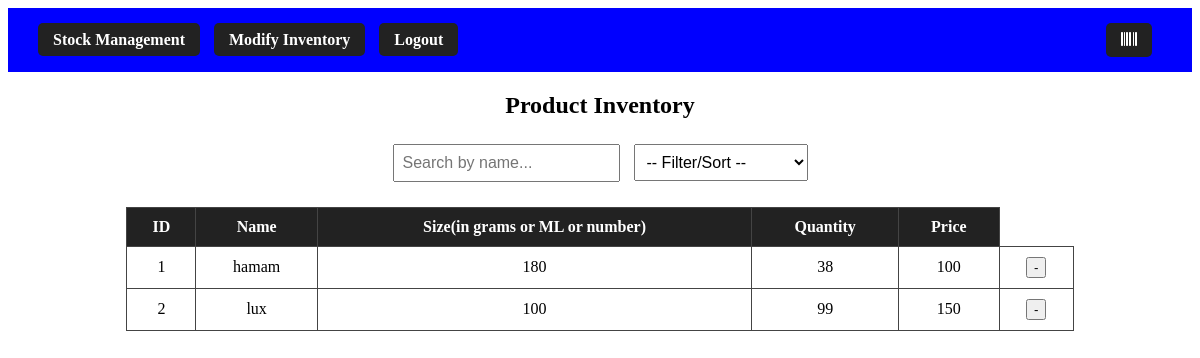
Page /products (signed in) on the committed database.
### tables this page shows
CREATE TABLE products (
    pid INTEGER PRIMARY KEY AUTOINCREMENT,
    pname TEXT NOT NULL,
    category TEXT,
    size INTEGER,
    qty INTEGER NOT NULL,
    minqty INTEGER NOT NULL,
    price INTEGER NOT NULL,
    barcode INTEGER
);

### app.py (the view)
@app.route('/products')
def dashboard():
    if 'user' not in session:
        return redirect('/')
    products = get_all_products()
    return render_template('products.html', products=products)

### db_utils.py (called while the page is built)
def get_all_products():
    try:
        con = sqlite3.connect("inventory.db")
        cursor = con.cursor()
        cursor.execute("SELECT * FROM products")
        records = cursor.fetchall()
        cursor.close()
        con.close()
        return records
    except:
        return []

### templates/products.html (shortened to what this page needs)
<!DOCTYPE html>
<html>
<head>
    <link rel="stylesheet" href="https://cdnjs.cloudflare.com/ajax/libs/font-awesome/6.5.0/css/all.min.css">
    <link rel="stylesheet" href="{{ url_for('static', filename='css/products.css') }}">
</head>
<body>
    <div class="topbar">
        <div>
            <a href="/stock">Stock Management</a>
            <a href="/modify-inventory">Modify Inventory</a>
            <a href="/logout">Logout</a>
        </div>
        <a href="/barcode" title="Open Scanner"><i class="fas fa-barcode"></i></a>
    </div>
    <h2 style="text-align:center;">Product Inventory</h2>
    <div class="controls">
        <input type="text" id="searchInput" placeholder="Search by name..." onkeyup="searchProducts()">
        <select id="filter" onchange="filterProducts()">
            <option value="">-- Filter/Sort --</option>
        </select>
    </div>
    <table id="productsTable">
        <thead>
            <tr>
                <th>ID</th>
                <th>Name</th>
                <th>Size(in grams or ML or number)</th>
                <th>Quantity</th>
                <th>Price</th>
            </tr>
        </thead>
        <tbody id="productRows">
            {% for p in products %}
            <tr>
                <td>{{ p[0] }}</td>
                <td class="pname">{{ p[1] }}</td>
                <td class="size">{{ p[3]}}</td>
                <td data-qty="{{ p[4] }}">{{ p[4] }}</td>
                <td data-price="{{ p[6] }}">{{ p[6] }}</td>
                <td>
                    <form action="/decrease" method="POST">
                        <button type="submit">-</button>
                    </form>
                </td>
            </tr>
            {% endfor %}
        </tbody>
    </table>
</body>
</html>

### static/css/products.css (style rules this page uses)
.topbar { background-color: blue; padding: 15px 30px; display: flex; justify-content: space-between; align-items: center; }
.topbar a { text-decoration: none; padding: 8px 15px; background: #222; color: white; border-radius: 5px; font-weight: bold; margin-right: 10px; }
.controls { text-align: center; margin: 20px; }
.controls input, .controls select { padding: 8px; margin: 5px; font-size: 16px; }
table { border-collapse: collapse; width: 80%; margin: 0 auto 20px; }
th, td { padding: 10px; border: 1px solid #444; text-align: center; }
th { background-color: #222; color: white; }

### rows in the picture
products: pid "1", pname "hamam", size "180", qty "38", price "100"
products: pid "2", pname "lux", size "100", qty "99", price "150"
